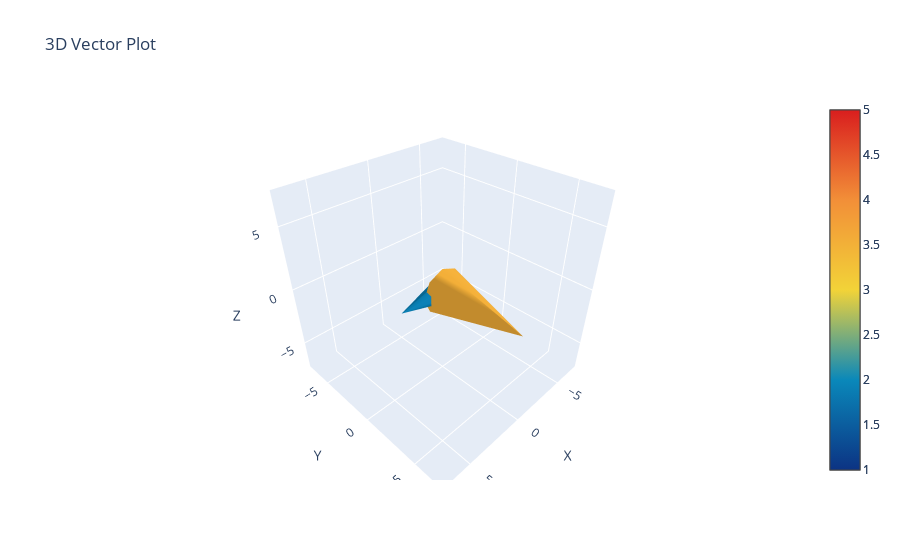
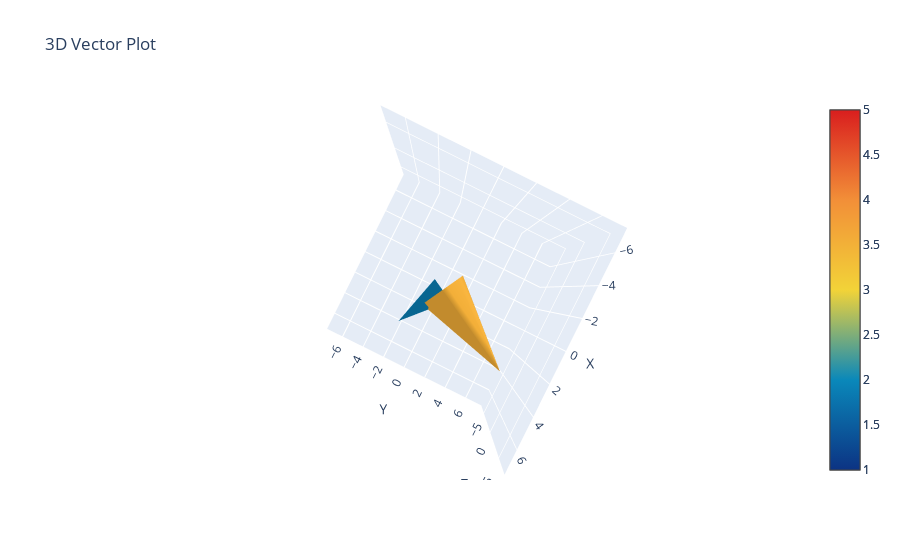
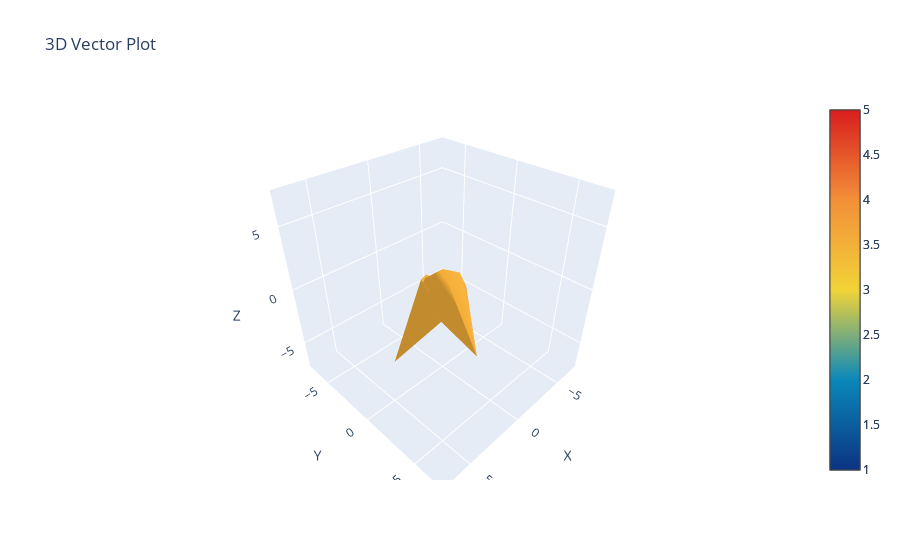

The notebook cell saved with these charts, in order:
### Markdown cell above
Create rotation matrices for the process of rotating the 2D and 3D objects about the Z-axis.

### Code cell
R2_rotator = sp.Matrix([[sp.cos(rotation_angle), -sp.sin(rotation_angle)], [sp.sin(rotation_angle), sp.cos(rotation_angle)]])

R3_rotator = sp.Matrix([[sp.cos(rotation_angle), -sp.sin(rotation_angle), 0], [sp.sin(rotation_angle), sp.cos(rotation_angle), 0], [0, 0, 1]])

Ar = R3_rotator * A
Br = R3_rotator * B
Cr = R3_rotator * C
Dr = R3_rotator * D

A2r = R2_rotator * A2
B2r = R2_rotator * B2
C2r = R2_rotator * C2
D2r = R2_rotator * D2

plot_vectors([A2, B2], subs)
plot_vectors([A2r, B2r], subs)
plot_vectors([Ar, Br], subs)

### Figure 1 — Plotly figure (JSON) as saved in the notebook; plotly's stock layout.template omitted (floating-point values rounded to 4 significant figures)
{"data": [{"anchor": "tail", "cmax": 5, "cmin": 1, "colorscale": [[0, "rgb(12,51,131)"], [0.25, "rgb(10,136,186)"], [0.5, "rgb(242,211,56)"], [0.75, "rgb(242,143,56)"], [1, "rgb(217,30,30)"]], "showscale": true, "sizemode": "raw", "sizeref": 2, "type": "cone", "u": [1.91], "v": [0], "w": [0], "x": [0], "y": [0], "z": [0]}, {"anchor": "tail", "cmax": 5, "cmin": 1, "colorscale": [[0, "rgb(12,51,131)"], [0.25, "rgb(10,136,186)"], [0.5, "rgb(242,211,56)"], [0.75, "rgb(242,143,56)"], [1, "rgb(217,30,30)"]], "showscale": true, "sizemode": "raw", "sizeref": 2, "type": "cone", "u": [0], "v": [3.536], "w": [0], "x": [0], "y": [0], "z": [0]}], "layout": {"autosize": true, "scene": {"aspectmode": "auto", "aspectratio": {"x": 1, "y": 1, "z": 1}, "camera": {"center": {"x": 0, "y": 0, "z": 0}, "eye": {"x": 1.25, "y": 1.25, "z": 1.25}, "projection": {"type": "perspective"}, "up": {"x": 0, "y": 0, "z": 1}}, "xaxis": {"title": {"text": "X"}, "type": "linear"}, "yaxis": {"title": {"text": "Y"}, "type": "linear"}, "zaxis": {"title": {"text": "Z"}, "type": "linear"}}, "title": {"text": "3D Vector Plot"}}}

### Figure 2 — Plotly figure (JSON) as saved in the notebook; plotly's stock layout.template omitted (floating-point values rounded to 4 significant figures)
{"data": [{"anchor": "tail", "cmax": 5, "cmin": 1, "colorscale": [[0, "rgb(12,51,131)"], [0.25, "rgb(10,136,186)"], [0.5, "rgb(242,211,56)"], [0.75, "rgb(242,143,56)"], [1, "rgb(217,30,30)"]], "showscale": true, "sizemode": "raw", "sizeref": 2, "type": "cone", "u": [1.681], "v": [-0.908], "w": [0], "x": [0], "y": [0], "z": [0]}, {"anchor": "tail", "cmax": 5, "cmin": 1, "colorscale": [[0, "rgb(12,51,131)"], [0.25, "rgb(10,136,186)"], [0.5, "rgb(242,211,56)"], [0.75, "rgb(242,143,56)"], [1, "rgb(217,30,30)"]], "showscale": true, "sizemode": "raw", "sizeref": 2, "type": "cone", "u": [1.681], "v": [3.111], "w": [0], "x": [0], "y": [0], "z": [0]}], "layout": {"autosize": true, "scene": {"aspectmode": "auto", "aspectratio": {"x": 1, "y": 1, "z": 1}, "camera": {"center": {"x": 0, "y": 0, "z": 0}, "eye": {"x": 1.187e-16, "y": 5.902e-17, "z": 2.165}, "projection": {"type": "perspective"}, "up": {"x": 0, "y": 0, "z": 1}}, "xaxis": {"title": {"text": "X"}, "type": "linear"}, "yaxis": {"title": {"text": "Y"}, "type": "linear"}, "zaxis": {"title": {"text": "Z"}, "type": "linear"}}, "title": {"text": "3D Vector Plot"}}}

### Figure 3 — Plotly figure (JSON) as saved in the notebook; plotly's stock layout.template omitted (floating-point values rounded to 4 significant figures)
{"data": [{"anchor": "tail", "cmax": 5, "cmin": 1, "colorscale": [[0, "rgb(12,51,131)"], [0.25, "rgb(10,136,186)"], [0.5, "rgb(242,211,56)"], [0.75, "rgb(242,143,56)"], [1, "rgb(217,30,30)"]], "showscale": true, "sizemode": "raw", "sizeref": 2, "type": "cone", "u": [1.681], "v": [-0.908], "w": [-2.975], "x": [0], "y": [0], "z": [0]}, {"anchor": "tail", "cmax": 5, "cmin": 1, "colorscale": [[0, "rgb(12,51,131)"], [0.25, "rgb(10,136,186)"], [0.5, "rgb(242,211,56)"], [0.75, "rgb(242,143,56)"], [1, "rgb(217,30,30)"]], "showscale": true, "sizemode": "raw", "sizeref": 2, "type": "cone", "u": [1.681], "v": [3.111], "w": [0], "x": [0], "y": [0], "z": [0]}], "layout": {"autosize": true, "scene": {"aspectmode": "auto", "aspectratio": {"x": 1, "y": 1, "z": 1}, "xaxis": {"title": {"text": "X"}, "type": "linear"}, "yaxis": {"title": {"text": "Y"}, "type": "linear"}, "zaxis": {"title": {"text": "Z"}, "type": "linear"}}, "title": {"text": "3D Vector Plot"}}}
